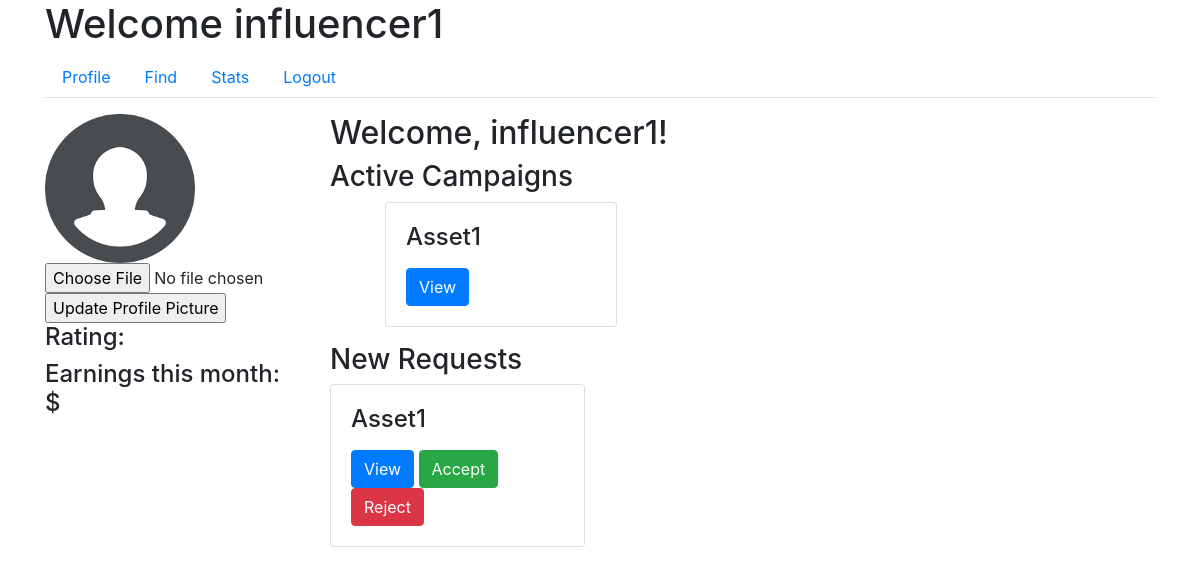
Page /influencer/profile (signed in) on the committed database.
### app/models.py (models this page shows, shortened)
class User(UserMixin, db.Model):
    id = db.Column(db.Integer, primary_key=True)
    username = db.Column(db.String(64), unique=True, nullable=False)
    email = db.Column(db.String(120), unique=True, nullable=False)
    password_hash = db.Column(db.String(128), nullable=False)
    role = db.Column(db.String(20), nullable=False)
    industry = db.Column(db.String(120))  # For Sponsors
    platforms = db.Column(db.Text)  # For Influencers
    category = db.Column(db.String(120))  # For Influencers
    niche = db.Column(db.String(120))  # For Influencers
    profile_pic = db.Column(db.String(20), nullable=False, default='download.png')

class Campaign(db.Model):
    id = db.Column(db.Integer, primary_key=True)
    name = db.Column(db.String(100), nullable=False)
    description = db.Column(db.Text, nullable=False)
    budget = db.Column(db.Float, nullable=False)
    visibility = db.Column(db.String(10), nullable=False)  # 'public', 'private'
    user_id = db.Column(db.Integer, db.ForeignKey('user.id'), nullable=False)
    ad_requests = db.relationship('AdRequest', backref='campaign', lazy=True)

class AdRequest(db.Model):
    id = db.Column(db.Integer, primary_key=True)
    campaign_id = db.Column(db.Integer, db.ForeignKey('campaign.id'), nullable=False)
    influencer_id = db.Column(db.Integer, db.ForeignKey('user.id'), nullable=False)
    requirements = db.Column(db.Text, nullable=False)
    payment_amount = db.Column(db.Float, nullable=False)
    status_influencer = db.Column(db.String(10), nullable=False)
    status_sponsor = db.Column(db.String(10), nullable=False)

### app/routes.py (the view)
@main.route('/influencer/profile')
@login_required
def influencer_profile():
    if current_user.role != 'influencer':
        return redirect(url_for('main.home'))
    influencer = current_user
    active_campaigns = Campaign.query.join(AdRequest, Campaign.id == AdRequest.campaign_id)\
    .filter(AdRequest.status_influencer == 'Accepted', AdRequest.influencer_id == influencer.id).all()
    new_requests = AdRequest.query.filter_by(influencer_id=influencer.id, status_influencer='Pending').all()
    return render_template('influencer_profile.html',
                           influencer=influencer,
                           active_campaigns=active_campaigns,
                           new_requests=new_requests)

### app/models.py (called while the page is built)
@login_manager.user_loader
def load_user(user_id):
    return User.query.get(int(user_id))

### app/templates/influencer_profile.html (shortened to what this page needs)
{% extends "influencer_dashboard.html" %}
{% block tab_content %}
<div class="row">
    <div class="col-md-3">
        <div class="profile-sidebar">
            <img src="{{ url_for('static', filename='profile_pics/' + current_user.profile_pic) }}" alt="Profile Picture">
            <form action="{{ url_for('main.update_profile_pic') }}" method="POST" enctype="multipart/form-data">
                <input type="file" name="profile_pic">
                <input type="submit" value="Update Profile Picture">
            </form>
            <div class="profile-stats">
                <h4>Rating: {{ influencer.rating }}</h4>
                <h4>Earnings this month: ${{ influencer.earnings }}</h4>
            </div>
        </div>
    </div>
    <div class="col-md-9">
        <div class="profile-main">
            <h2>Welcome, {{ current_user.username }}!</h2>
            <h3>Active Campaigns</h3>
            <ul>
                {% for campaign in active_campaigns %}
                <div class="col-md-4">
                    <div class="request-box card">
                        <div class="card-body">
                            <h4 class="card-title">{{ campaign.name }}</h4>
                            <button class="btn btn-primary" data-toggle="modal" data-target="#campaignModal" data-id="{{ campaign.id }}">View</button>
                        </div>
                    </div>
                </div>
                {% endfor %}
            </ul>
            <h3>New Requests</h3>
            <div class="row">
                {% for request in new_requests %}
                <div class="col-md-4">
                    <div class="request-box card">
                        <div class="card-body">
                            <h4 class="card-title">{{ request.campaign.name }}</h4>
                            <button class="btn btn-primary" data-toggle="modal" data-target="#campaignModal" data-id="{{ request.campaign.id }}">View</button>
                            <a href="{{ url_for('main.accept_request_influencer', id=request.id) }}" class="btn btn-success">Accept</a>
                            <a href="{{ url_for('main.reject_request_influencer', id=request.id) }}" class="btn btn-danger">Reject</a>
                        </div>
                    </div>
                </div>
                {% endfor %}
            </div>
        </div>
    </div>
</div>
{% endblock %}

### app/templates/influencer_dashboard.html (shortened to what this page needs)
{% extends "base.html" %}
{% block content %}
<h1>Welcome {{ current_user.username }}</h1>
<ul class="nav nav-tabs">
    <li class="nav-item">
        <a class="nav-link" href="{{ url_for('main.influencer_profile') }}">Profile</a>
    </li>
    <li class="nav-item">
        <a class="nav-link" href="{{ url_for('main.influencer_find') }}">Find</a>
    </li>
    <li class="nav-item">
        <a class="nav-link" href="{{ url_for('main.influencer_stats') }}">Stats</a>
    </li>
    <li class="nav-item">
        <a class="nav-link" href="{{ url_for('main.logout') }}">Logout</a>
    </li>
</ul>
<div class="tab-content mt-3">
    {% block tab_content %}{% endblock %}
</div>
{% endblock %}

### app/templates/base.html (shortened to what this page needs)
<!DOCTYPE html>
<html lang="en">
<head>
    <link rel="stylesheet" href="https://maxcdn.bootstrapcdn.com/bootstrap/4.0.0/css/bootstrap.min.css">
    <link href="https://stackpath.bootstrapcdn.com/bootstrap/4.3.1/css/bootstrap.min.css" rel="stylesheet">
    <link rel="stylesheet" href="{{ url_for('static', filename='css/styles.css') }}">
</head>
<body>
    <div class="container">
        {% block content %}{% endblock %}
    </div>
</body>
</html>

### app/static/css/styles.css (style rules this page uses)
.profile-sidebar img { max-width: 150px; max-height: 150px; object-fit: cover; }

### rows in the picture
User: username "influencer1", profile_pic (picture)
Campaign: name "Asset1"
AdRequest: campaign.name "Asset1"
